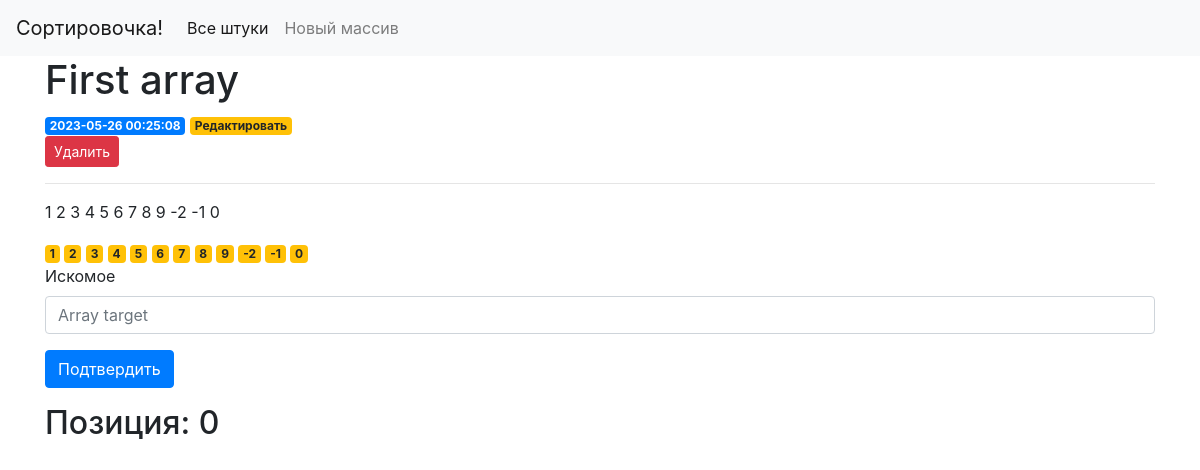
Before: /1 with the older database file.
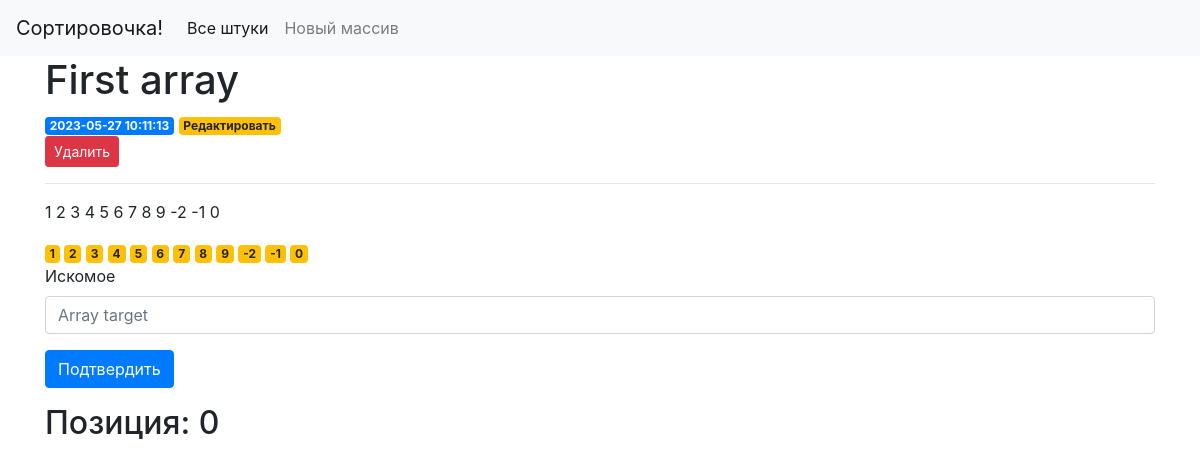
After: the same page with the newer database file.
### tables this page shows
CREATE TABLE arrays (
    id INTEGER PRIMARY KEY AUTOINCREMENT,
    created TIMESTAMP NOT NULL DEFAULT CURRENT_TIMESTAMP,
    title TEXT NOT NULL,
    content TEXT NOT NULL
);

### search/api/app.py (the view)
@app.route('/<int:array_id>', methods=('GET', 'POST'))
def array(array_id):
    array = get_array(array_id)
    target_pos = 0
    try:
        if request.method == 'POST':
            target = int(request.form['target'])
            nums=[int(item) for item in array['content'].split()]
            sol = Solution()
            target_pos = sol.search(nums, target)
    except Exception as error:
        flash(repr(error))
        print('An exception occurred: {}'.format(error.with_traceback))
        abort(500)
        raise
    return render_template('array.html', array=array, target_pos = target_pos)

### search/api/app.py (called while the page is built)
def get_db_connection():
    conn = sqlite3.connect('database.db')
    conn.row_factory = sqlite3.Row
    return conn

def get_array(array_id):
    conn = get_db_connection()
    array = conn.execute('SELECT * FROM arrays WHERE id = ?',
                        (array_id,)).fetchone()
    conn.close()
    return array

### search/api/templates/array.html
{% extends 'base.html' %}
{% block content %}
    <h1>{% block title %} {{ array['title'] }} {% endblock %}</h1>
    <span class="badge badge-primary">{{ array['created'] }}</span>
    <a href="{{ url_for('edit', id=array['id']) }}" id = "edit">
        <span class="badge badge-warning">Редактировать</span>
    </a>
    <form action="{{ url_for('delete', id=array['id']) }}" method="POST">
        <input type="submit" value="Удалить"
                id = "delete"
                class="btn btn-danger btn-sm"
                onclick="return confirm('Ты действительно хочешь удалить этот великолепный массив?')">
    </form>
    <hr>
    <form method="post">
        <p>{{ array['content'] }}</p>
        {% for num in array['content'].split() %}
            {% if num != request.form['target'] %}
                <a><span class="badge badge-warning">{{num}}</span></a>
            {% else %}
                <a><span class="badge btn-danger">{{num}}</span></a>
            {% endif %}
        {% endfor %}
        <div class="form-group">
            <label for="target">Искомое</label>
            <input type="text" name="target"
                placeholder="Array target" class="form-control"
                value="{{ request.form['target'] }}"></input>
        </div>
        <div class="form-group">
            <button type="submit" class="btn btn-primary" id = "submit">Подтвердить</button>
        </div>
        <h2>{% block result %} Позиция: {{ target_pos }} {% endblock %}</h2>
    </form>
{% endblock %}

Changed rows visible on the page:
changed arrays "First array": created "2023-05-26 00:25:08" → "2023-05-27 10:11:13"
